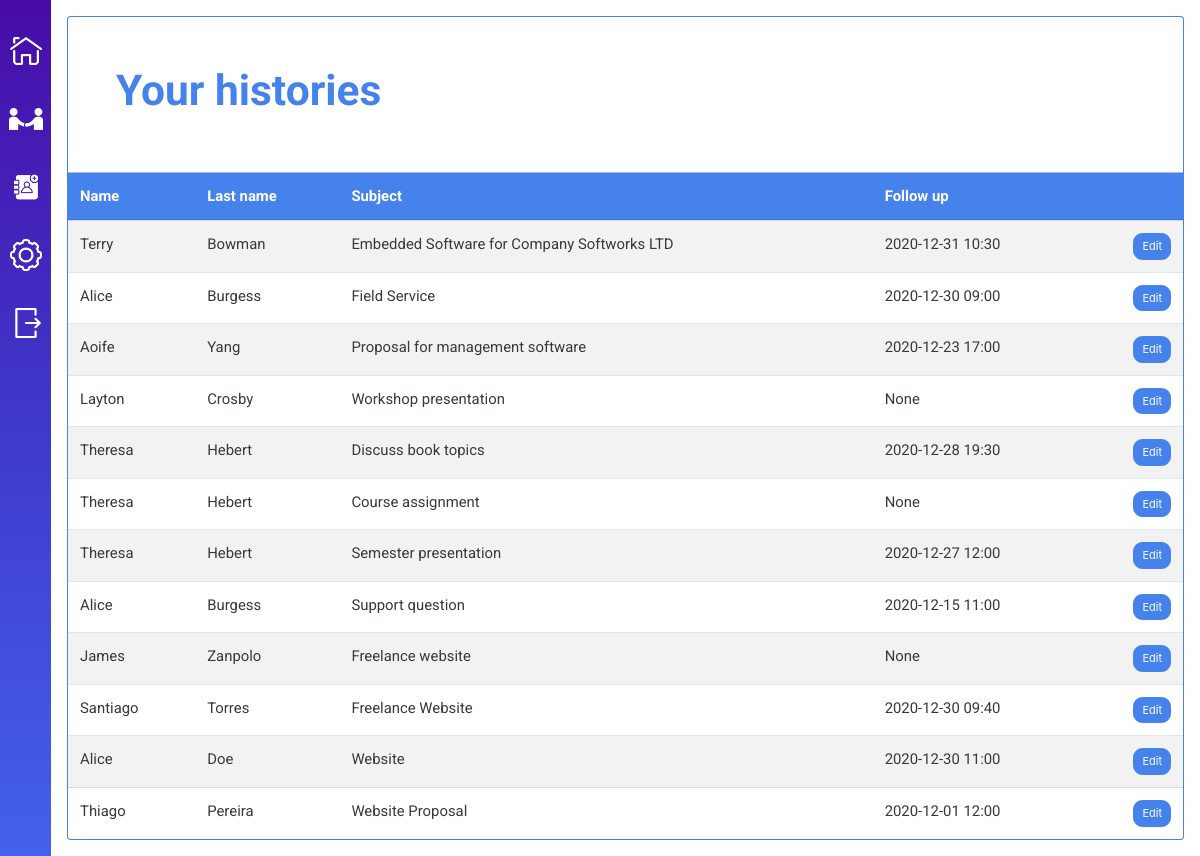
The page /historys (signed in) on the database its author committed.
### tables this page shows
CREATE TABLE historys (
	'history_id' INTEGER PRIMARY KEY AUTOINCREMENT NOT NULL,
	'subject' TEXT NOT NULL,
	'followup_datetime' TEXT,
	'user_id' INTEGER NOT NULL,
	'contact_id' INTEGER NOT NULL,
	FOREIGN KEY(user_id) REFERENCES users(user_id),
	FOREIGN KEY(contact_id) REFERENCES contacts(contact_id)
);

CREATE TABLE contacts (
	'contact_id' INTEGER PRIMARY KEY AUTOINCREMENT NOT NULL,
	'name' TEXT NOT NULL,
	'lastname' TEXT,
	'phone' INTEGER,
	'user_id' INTEGER NOT NULL,
	FOREIGN KEY(user_id) REFERENCES users(user_id)
);

### application.py (the view)
@app.route("/historys", methods=["GET", "POST"])
@login_required
def historys():
    check = db.session.query(Historys.history_id, Historys.contact_id).filter_by(user_id=session["user_id"]).first()
    if not check:
        return render_template("historys.html")
    query = db.session.query(Historys.history_id, Historys.contact_id, Contacts.name, Contacts.lastname, Historys.subject, Historys.followup_datetime).join(Historys).filter_by(user_id=session["user_id"])
    if request.method == "POST":
        session["history"] = request.get_json()
    return render_template("historys.html", tabledata=query)

### application.py (called while the page is built)
@app.after_request
def after_request(response):
    response.headers["Cache-Control"] = "no-cache, no-store, must-revalidate"
    response.headers["Expires"] = 0
    response.headers["Pragma"] = "no-cache"
    return response

### utilities.py (called while the page is built)
def login_required(f):
    @wraps(f)
    def decorated_function(*args, **kwargs):
        if session.get("user_id") is None:
            flash("You must login first!", "warning") # Give user feedback
            return redirect("/")
        return f(*args, **kwargs)
    return decorated_function

### templates/historys.html (shortened to what this page needs)
{% extends "dashboard.html" %}
{% block dashboard %}
    <div class="border border-primary border-bottom-0 rounded-top p-5">
        <h1 class="text-primary">Your histories</h1>
    </div>
    <div class="table-wrapper border border-primary rounded-bottom border-top-0">
        <table class="table table-striped mb-0">
            <thead class="table-primary">
                <tr>
                    <th class="d-none">histID</th><th class="d-none">contID</th><th>Name</th><th>Last name</th><th>Subject</th><th>Follow up</th><th></th>
                </tr>
            </thead>
            <tbody>
                {% if tabledata %}
                    {% for item in tabledata %}
                        <tr>
                            <td>{{ item[2] }}</td>
                            <td>{{ item[3] }}</td>
                            <td>{{ item[4] }}</td>
                            {% if item[5] %}
                                <td>{{ item[5] }}</td>
                            {% else %}
                                <td>None</td>
                            {% endif %}
                            <td><button class="btn btn-primary btn-sm float-right">Edit</button></td>
                        </tr>
                    {% endfor %}
                {% else %}
                    <td colspan="5" class="text-center">You have no historys. Start by adding <a href="/contacts">one!</a></td>
                {% endif %}
            </tbody>
        </table>
    </div>
{% endblock %}

### static/css/styles.css (style rules this page uses)
body, p { font-family: 'Roboto', 'Lato', sans-serif; }
.table-wrapper { overflow-x: auto; }

### rows shown on the page
historys: name "Terry", lastname "Bowman", subject "Embedded Software for Company Softworks LTD", followup_datetime "2020-12-31 10:30"
historys: name "Alice", lastname "Burgess", subject "Field Service", followup_datetime "2020-12-30 09:00"
historys: name "Aoife", lastname "Yang", subject "Proposal for management software", followup_datetime "2020-12-23 17:00"
historys: name "Layton", lastname "Crosby", subject "Workshop presentation", shows "None"
historys: name "Theresa", lastname "Hebert", subject "Discuss book topics", followup_datetime "2020-12-28 19:30"
historys: name "Theresa", lastname "Hebert", subject "Course assignment", shows "None"
historys: name "Theresa", lastname "Hebert", subject "Semester presentation", followup_datetime "2020-12-27 12:00"
historys: name "Alice", lastname "Burgess", subject "Support question", followup_datetime "2020-12-15 11:00"
historys: name "James", lastname "Zanpolo", subject "Freelance website", shows "None"
historys: name "Santiago", lastname "Torres", subject "Freelance Website", followup_datetime "2020-12-30 09:40"
historys: name "Alice", lastname "Doe", subject "Website", followup_datetime "2020-12-30 11:00"
historys: name "Thiago", lastname "Pereira", subject "Website Proposal", followup_datetime "2020-12-01 12:00"
